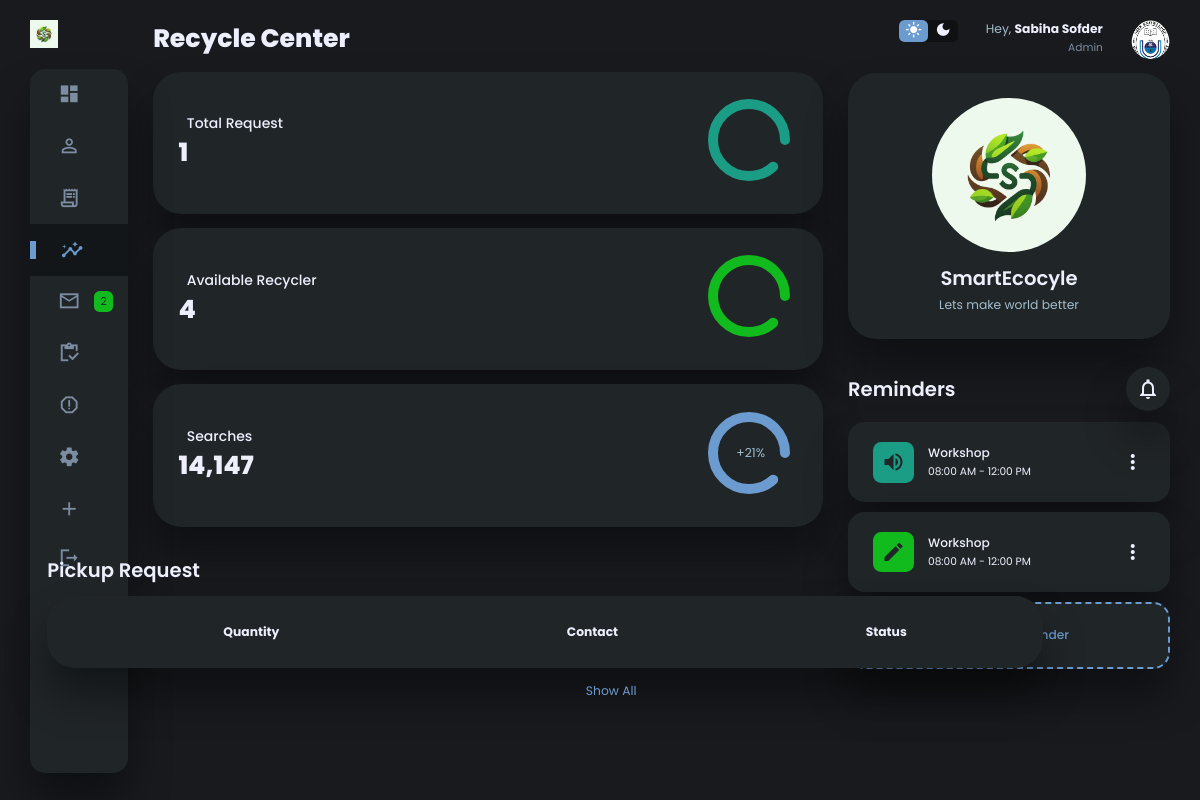
The app's page /recycler/ (signed in), older data.
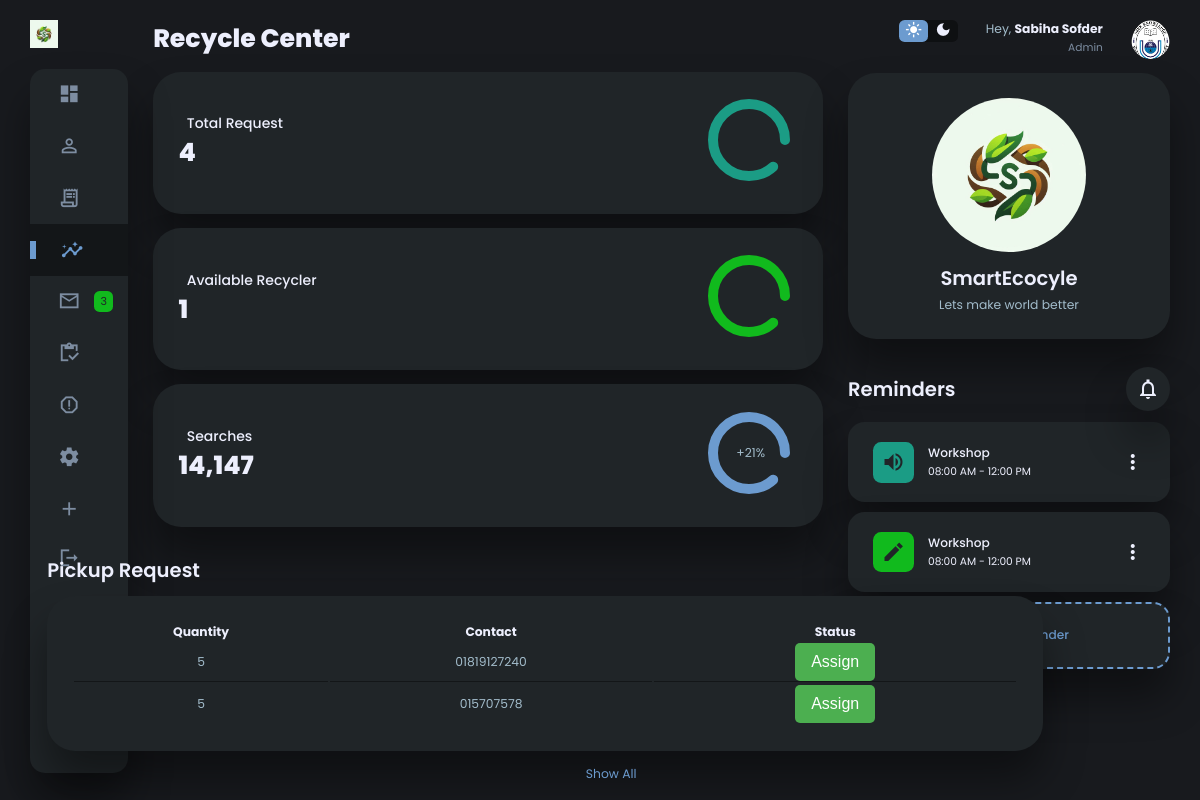
The same page, newer data.
### app/models.py (models this page shows, shortened)
class PickupRequest(models.Model):
    STATUS_CHOICES = [
        ('Pending', 'Pending'),
        ('Assigned', 'Assigned'),
        ('In Progress', 'In Progress'),
        ('Completed', 'Completed'),
    ]
    user = models.ForeignKey(get_user_model(), on_delete=models.CASCADE)
    address = models.CharField(max_length=255, default="Unknown")
    quantity = models.IntegerField()
    contact = models.CharField(max_length=15, default="Unknown")
    latitude = models.DecimalField(max_digits=9, decimal_places=7)
    longitude = models.DecimalField(max_digits=9, decimal_places=7)
    status = models.CharField(max_length=20, default='Pending')
    created_at = models.DateTimeField(auto_now_add=True)
    updated_at = models.DateTimeField(auto_now=True)

### app/views.py (the view)
# urls.py: path('recycler/', views.recyclerHomepage, name='recycler'),
def recyclerHomepage(request):
    if not request.session.get('is_authenticated'):  # Check session authentication
        return redirect('homepage')
    pickup = PickupRequest.objects.filter()
    pickup_count= len(pickup)
    recycler = RecyclerCreate.objects.filter()
    available_recycler= len(recycler)
    contact = contactUsModel.objects.filter()
    number_of_contacts = len(contact)
    args = {
        "pickup": pickup,
        "pickup_count": pickup_count,
        "available_recycler": available_recycler,
        "recycler": recycler,
        "number_of_contacts" : number_of_contacts,
    }
    return render(request, 'recycler.html',args)

### templates/recycler.html (shortened to what this page needs)
<!DOCTYPE html>
<html lang="en">
<head>
    <link rel="stylesheet" href="/static/dashboard.css">
</head>
<body>
    <div class="container">
        <aside>
            <div class="toggle">
                <div class="logo">
                    <img src="/static/logoo.jpg">
                </div>
            </div>
            <div class="sidebar">
                <a href="#">
                    <span class="material-icons-sharp">
                    </span>
                </a>
                <a href="{% url 'createRecycler' %}">
                    <span class="material-icons-sharp">
                    </span>
                </a>
                <a href="#">
                    <span class="material-icons-sharp">
                    </span>
                </a>
                <a href="#" class="active">
                    <span class="material-icons-sharp">
                    </span>
                </a>
                <a href="{% url 'displayContact' %}">
                    <span class="material-icons-sharp">
                    </span>
                    <span class="message-count">{{number_of_contacts}}</span>
                </a>
                <a href="#">
                    <span class="material-icons-sharp">
                    </span>
                </a>
                <a href="#">
                    <span class="material-icons-sharp">
                    </span>
                </a>
                <a href="#">
                    <span class="material-icons-sharp">
                    </span>
                </a>
                <a href="#">
                    <span class="material-icons-sharp">
                    </span>
                </a>
                <a href="{% url 'logout' %}">
                    <span class="material-icons-sharp">
                    </span>
                </a>
            </div>
        </aside>
        <main>
            <h1>Recycle Center</h1>
            <div class="analyse">
                <div class="sales">
                    <div class="status">
                        <div class="info">
                            <h3>Total Request</h3>
                            <h1>{{pickup_count}}</h1>
                        </div>
                        <div class="progresss">
                            <svg>
                                <circle cx="38" cy="38" r="36"></circle>
                            </svg>
                            <div class="percentage">
                            </div>
                        </div>
                    </div>
                </div>
                <div class="visits">
                    <div class="status">
                        <div class="info">
                            <h3>Available Recycler</h3>
                            <h1>{{available_recycler}}</h1>
                        </div>
                        <div class="progresss">
                            <svg>
                                <circle cx="38" cy="38" r="36"></circle>
                            </svg>
                            <div class="percentage">
                            </div>
                        </div>
                    </div>
                </div>
                <div class="searches">
                    <div class="status">
                        <div class="info">
                            <h3>Searches</h3>
                            <h1>14,147</h1>
                        </div>
                        <div class="progresss">
                            <svg>
                                <circle cx="38" cy="38" r="36"></circle>
                            </svg>
                            <div class="percentage">
                                <p>+21%</p>
                            </div>
                        </div>
                    </div>
                </div>
            </div>
            <div class="recent-orders">
                <h2>Pickup Request</h2>
                <table>
                    <thead>
                        <tr>
                            <th>Quantity</th>
                            <th>Contact</th>
                            <th>Status</th>
                        </tr>
                    </thead>
                    <tbody>
                        {% for i in pickup %}
                        {% if i.status == 'Pending' %}
                        <tr>
                            <td>
                                <p>{{i.quantity}}</p>
                            </td>
                            <td>
                                <p>{{i.contact}}</p>
                            </td>
                            <td>
                                <div class="dropdown">
                                    <button class="dropbtn">Assign</button>
                                </div>
                            </td>
                        </tr>
                        {% endif %}
                        {% endfor %}
                    </tbody>
                </table>
                <a href="#">Show All</a>
            </div>
        </main>
        <div class="right-section">
            <div class="nav">
                <div class="dark-mode">
                    <span class="material-icons-sharp active">
                    </span>
                    <span class="material-icons-sharp">
                    </span>
                </div>
                <div class="profile">
                    <div class="info">
                        <p>Hey, <b>Sabiha Sofder</b></p>
                        <small class="text-muted">Admin</small>
                    </div>
                    <div class="profile-photo">
                        <img src="/static/NSU.png">
                    </div>
                </div>
            </div>
            <div class="user-profile">
                <div class="logo">
                    <img src="/static/logoo.jpg">
                    <h2>SmartEcocyle</h2>
                    <p>Lets make world better</p>
                </div>
            </div>
            <div class="reminders">
                <div class="header">
                    <h2>Reminders</h2>
                    <span class="material-icons-sharp">
                    </span>
                </div>
                <div class="notification">
                    <div class="icon">
                        <span class="material-icons-sharp">
                        </span>
                    </div>
                    <div class="content">
                        <div class="info">
                            <h3>Workshop</h3>
                            <small class="text_muted">
                                08:00 AM - 12:00 PM
                            </small>
                        </div>
                        <span class="material-icons-sharp">
                        </span>
                    </div>
                </div>
                <div class="notification deactive">
                    <div class="icon">
                        <span class="material-icons-sharp">
                        </span>
                    </div>
                    <div class="content">
                        <div class="info">
                            <h3>Workshop</h3>
                            <small class="text_muted">
                                08:00 AM - 12:00 PM
                            </small>
                        </div>
                        <span class="material-icons-sharp">
                        </span>
                    </div>
                </div>
                <div class="notification add-reminder">
                    <div>
                        <h3>Add Reminder</h3>
                    </div>
                </div>
            </div>
        </div>
    </div>
</body>
</html>

### templates/recycler.html (style rules this page uses)
.dropdown { position: relative; display: inline-block; }
.dropbtn { background-color: #4CAF50; color: white; padding: 10px 16px; font-size: 16px; border: none; cursor: pointer; border-radius: 5px; }

Row changes from the older to the newer data that the page shows:
added PickupRequest: quantity "5", contact "01819127240"
added PickupRequest: quantity "5", contact "015707578"
Text that changed along with them:
{{ number_of_contacts }}: "2" → "3"
{{ pickup_count }}: "1" → "4"
{{ available_recycler }}: "4" → "1"
